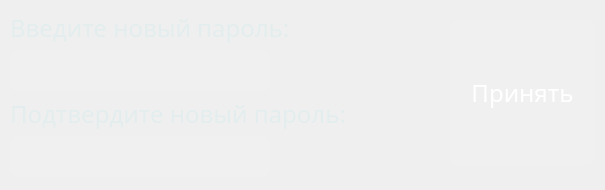
<?xml version="1.0" encoding="UTF-8"?>
<ui version="4.0">
 <class>MainWindow</class>
 <widget class="QMainWindow" name="MainWindow">
  <property name="geometry">
   <rect>
    <x>0</x>
    <y>0</y>
    <width>605</width>
    <height>190</height>
   </rect>
  </property>
  <property name="windowTitle">
   <string>Secret Keeper Router</string>
  </property>
  <widget class="QWidget" name="centralwidget">
   <widget class="QLabel" name="gradient">
    <property name="geometry">
     <rect>
      <x>0</x>
      <y>0</y>
      <width>605</width>
      <height>190</height>
     </rect>
    </property>
    <property name="text">
     <string/>
    </property>
    <property name="pixmap">
     <pixmap>../Images/gradient.png</pixmap>
    </property>
   </widget>
   <widget class="QLabel" name="text_1">
    <property name="geometry">
     <rect>
      <x>10</x>
      <y>7</y>
      <width>351</width>
      <height>41</height>
     </rect>
    </property>
    <property name="font">
     <font>
      <family>Microsoft YaHei</family>
      <pointsize>18</pointsize>
     </font>
    </property>
    <property name="styleSheet">
     <string notr="true">color:#e3eded</string>
    </property>
    <property name="text">
     <string>Введите новый пароль:</string>
    </property>
   </widget>
   <widget class="QLabel" name="text_2">
    <property name="geometry">
     <rect>
      <x>10</x>
      <y>93</y>
      <width>431</width>
      <height>41</height>
     </rect>
    </property>
    <property name="font">
     <font>
      <family>Microsoft YaHei</family>
      <pointsize>18</pointsize>
     </font>
    </property>
    <property name="styleSheet">
     <string notr="true">color:#e3eded</string>
    </property>
    <property name="text">
     <string>Подтвердите новый пароль:</string>
    </property>
   </widget>
   <widget class="QLineEdit" name="password_1">
    <property name="geometry">
     <rect>
      <x>10</x>
      <y>50</y>
      <width>260</width>
      <height>41</height>
     </rect>
    </property>
    <property name="font">
     <font>
      <family>Microsoft YaHei</family>
      <pointsize>18</pointsize>
     </font>
    </property>
    <property name="styleSheet">
     <string notr="true">background: rgba(255, 255, 255, 0.05);
border-radius: 8px;
color:#e3eded;
</string>
    </property>
    <property name="text">
     <string/>
    </property>
   </widget>
   <widget class="QLineEdit" name="password_2">
    <property name="geometry">
     <rect>
      <x>10</x>
      <y>136</y>
      <width>260</width>
      <height>41</height>
     </rect>
    </property>
    <property name="font">
     <font>
      <family>Microsoft YaHei</family>
      <pointsize>18</pointsize>
     </font>
    </property>
    <property name="styleSheet">
     <string notr="true">background: rgba(255, 255, 255, 0.05);
border-radius: 8px;
color:#e3eded;
</string>
    </property>
    <property name="text">
     <string/>
    </property>
   </widget>
   <widget class="QPushButton" name="accept_button">
    <property name="geometry">
     <rect>
      <x>450</x>
      <y>20</y>
      <width>145</width>
      <height>145</height>
     </rect>
    </property>
    <property name="font">
     <font>
      <family>Microsoft YaHei</family>
      <pointsize>18</pointsize>
     </font>
    </property>
    <property name="styleSheet">
     <string notr="true">QPushButton{
 background: rgba(255, 255, 255, 0.05);
 border-radius: 8px;
 color: #fff;
}
QPushButton:hover{
 background: rgba(255, 255, 255, 0.1);
}
QPushButton:pressed{
 background: rgba(0, 0, 0, 0.1);
}</string>
    </property>
    <property name="text">
     <string>Принять</string>
    </property>
   </widget>
  </widget>
 </widget>
 <resources/>
 <connections/>
</ui>
